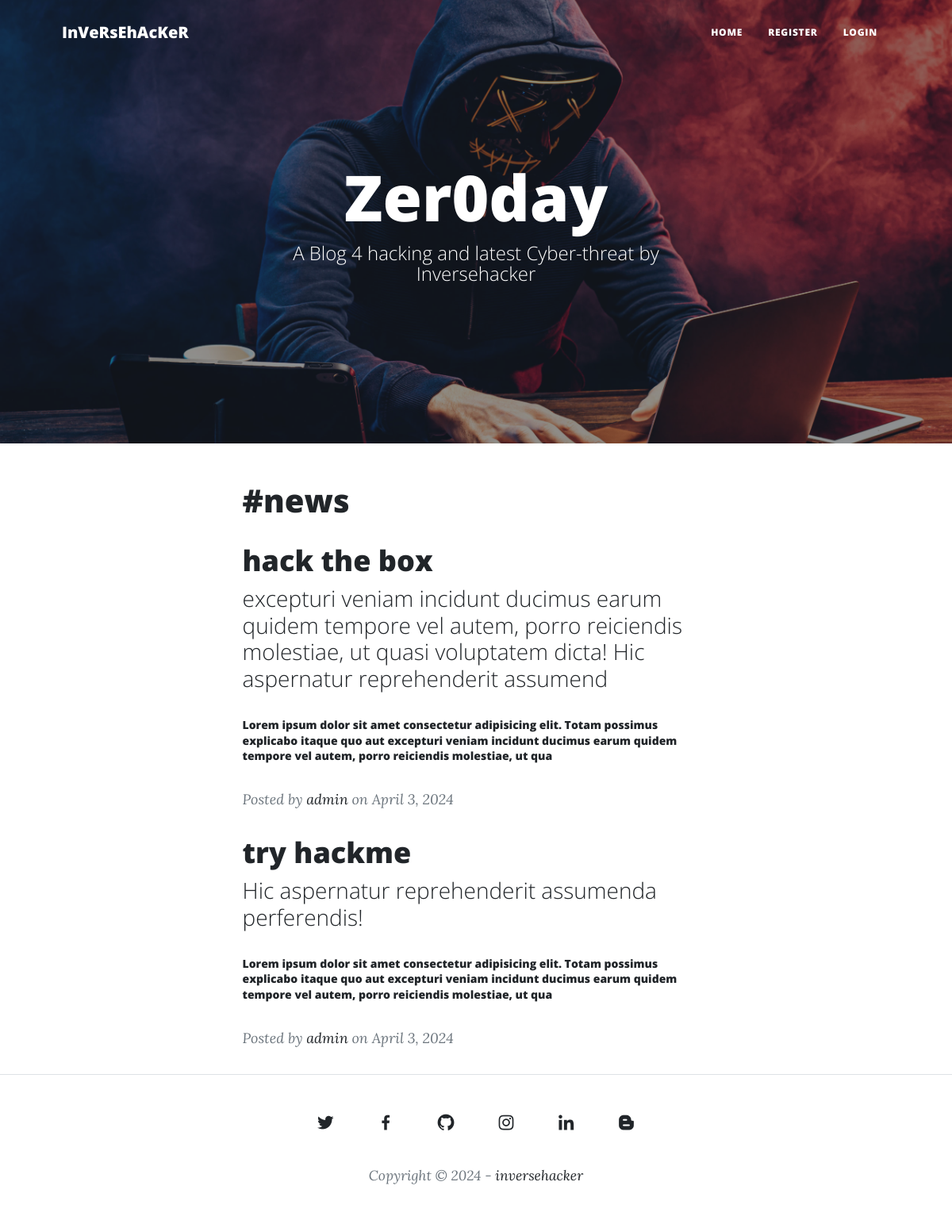
The page /category/news/ on the database as committed earlier.
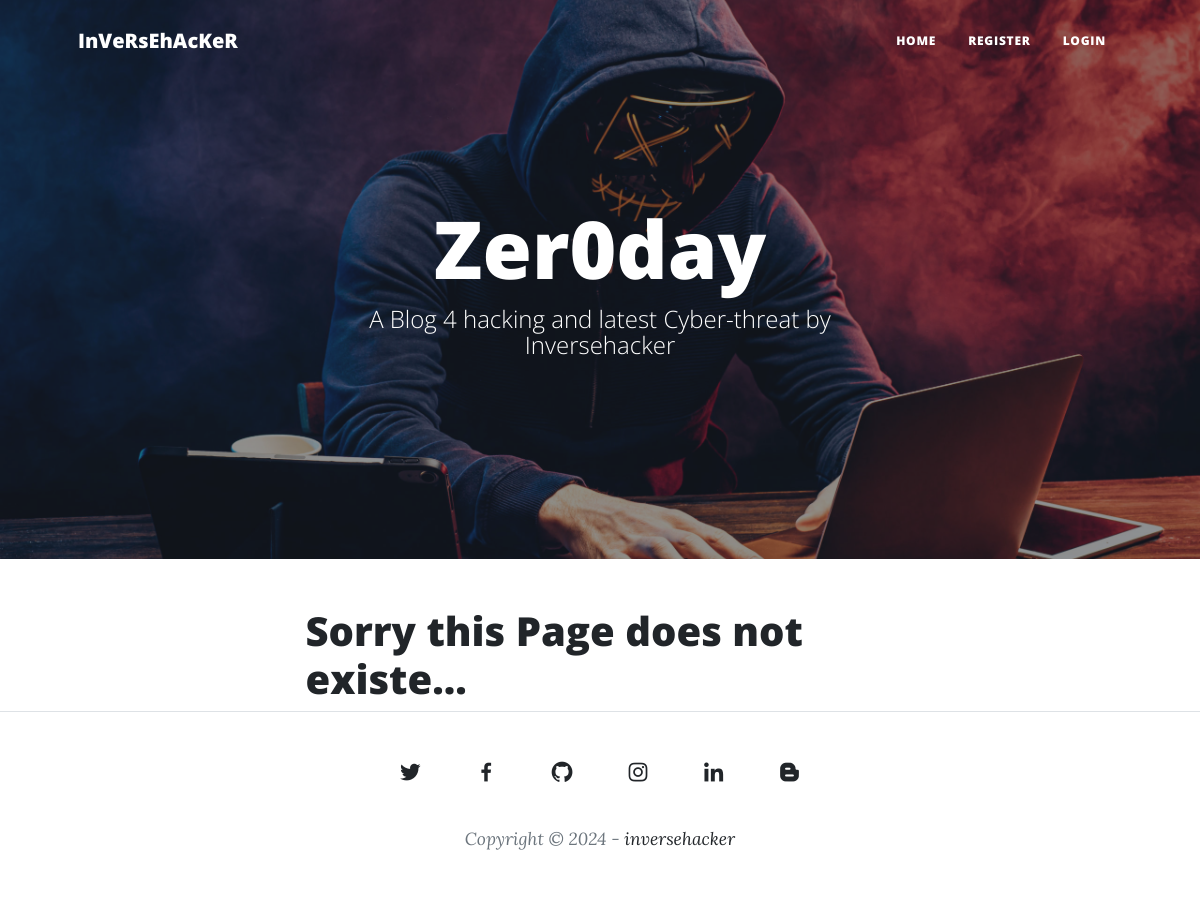
The same page on the database as committed later.
### zeroday/models.py (models this page shows, shortened)
class Post(models.Model):
    title = models.CharField(max_length=255)
    header_image = models.ImageField(null=True, blank=True, upload_to="Images/")
    author = models.ForeignKey(User, on_delete=models.CASCADE)
    subtitle = models.CharField(max_length=255)
    intro = RichTextField(blank=True, null=True)
    body = RichTextField(blank=True, null=True)
    conclusion = RichTextField(blank=True, null=True)
    post_date = models.DateField(auto_now_add=True)
    category = models.CharField(max_length=255, default='news')
    likes = models.ManyToManyField(User, related_name='blog_posts')

### zeroday/views.py (the view)
# urls.py: path('category/<str:cats>/', CategoryView, name='category'),
def CategoryView(request, cats):
     category_posts = Post.objects.filter(category=cats.replace('-', ' '))
     return render(request, 'categories.html', {'cats':cats.replace('-', ' '), 'category_posts':category_posts})

### zeroday/templates/categories.html
{% extends 'base.html' %}
{% block content %}
<div class="container px-4 px-lg-5">
    <div class="row gx-4 gx-lg-5 justify-content-center">
        <div class="col-md-10 col-lg-8 col-xl-7">
            {% if category_posts %}
                <h1> #{{ cats }}  </h1>
                {% for post in category_posts %}
                <div class="post-preview">
                    <a href="{% url 'article-detail' post.pk %}">
                        <h2 class="post-title">{{ post.title }}</h2>
                        <h3 class="post-subtitle">{{ post.subtitle }}</h3>
                        <p>
                            <h6><small>{{ post.body|slice:":200"|safe }}</small></h6>
                        </p>
                    </a>
                    <p class="post-meta">
                        Posted by
                        <a href="#!">{{ post.author}} </a>
                        on {{ post.post_date }}
                    </p>
                {% endfor %}
            {% else %}
                <h1> Sorry this Page does not existe...</h1>
            {% endif %}
            </div>
        </div>
    </div>
</div>
{% endblock content %}

Rows that differ between the two databases and show on the page:
removed Post: title "hack the box", subtitle "excepturi veniam incidunt ducimus earum quidem tempore vel autem, porro reiciendis molestiae, ut quasi voluptatem dicta! Hic aspernatur reprehenderit assumend", body "Lorem ipsum dolor sit amet consectetur adipisicing elit. Totam possimus explicabo itaque quo aut excepturi veniam incidunt ducimus earum quidem tempore vel autem, porro reiciendis molestiae, ut qua", author "admin", post_date "April 3, 2024"
removed Post: title "try hackme", subtitle "Hic aspernatur reprehenderit assumenda perferendis!", body "Lorem ipsum dolor sit amet consectetur adipisicing elit. Totam possimus explicabo itaque quo aut excepturi veniam incidunt ducimus earum quidem tempore vel autem, porro reiciendis molestiae, ut qua", author "admin", post_date "April 3, 2024"
Other text that changed with them:
{{ cats }}: "news" → (not shown)
text now shown: "Sorry this Page does not existe..."
